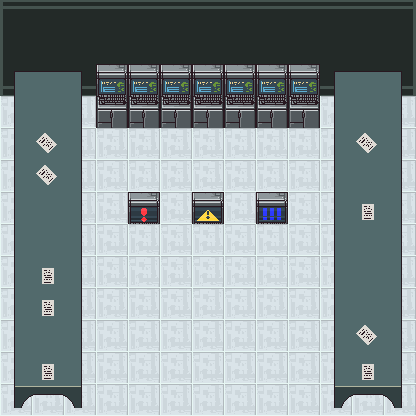

Tiled map render using the project's own tile images. Description and the map definition, with tile-layer contents summarised, below:
An orthogonal 13x13 tile map with 32x32 px tiles, 4 tile layers (Camada de Tiles 1, Paredes, detalhesCenario, AlavancasDesenho) and 13 objects (r1, r2, r3, a1, a2, ...).

<map version="1.0" tiledversion="1.0.3" orientation="orthogonal" renderorder="right-down" width="13" height="13" tilewidth="32" tileheight="32" nextobjectid="45">
 <tileset firstgid="1" source="progBotsFinalTileset.tsx" />
 <layer name="Camada de Tiles 1" width="13" height="13">
  <data>[169 cells, 169 non-empty, 10 distinct tile ids]</data>
 </layer>
 <layer name="Paredes" width="13" height="13">
  <data>[169 cells, 80 non-empty, 11 distinct tile ids]</data>
 </layer>
 <objectgroup name="Paredes">
  <object id="7" x="96" y="63" width="224" height="65" />
  <object id="8" x="333" y="73" width="68" height="335" />
  <object id="9" x="11" y="71" width="72" height="338" />
  <object id="32" x="0" y="0" height="416" />
  <object id="33" x="0" y="0" width="416" height="3" />
  <object id="34" x="416" y="0" height="416" />
  <object id="35" x="0" y="416" width="416" height="-12" />
 </objectgroup>
 <objectgroup name="robos">
  <object id="15" name="r1" x="128" y="352" width="32" height="32" />
  <object id="16" name="r2" x="192" y="352" width="32" height="32" />
  <object id="17" name="r3" x="256" y="352" width="32" height="32" />
 </objectgroup>
 <objectgroup name="alavancas">
  <object id="24" name="a1" x="128" y="192" width="32" height="32" />
  <object id="25" name="a2" x="256" y="192" width="32" height="32" />
  <object id="26" name="a3" x="192" y="192" width="32" height="32" />
 </objectgroup>
 <layer name="detalhesCenario" width="13" height="13">
  <data>[169 cells, 9 non-empty, 2 distinct tile ids]</data>
 </layer>
 <layer name="AlavancasDesenho" width="13" height="13">
  <data>[169 cells, 3 non-empty, 3 distinct tile ids]</data>
 </layer>
</map>